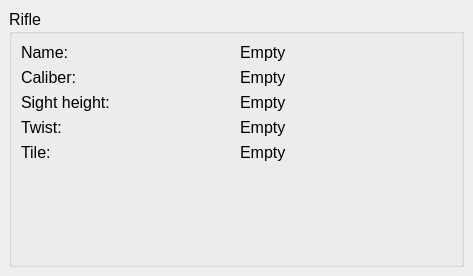
<?xml version="1.0" encoding="UTF-8"?>
<ui version="4.0">
 <class>catalogRifleInfo</class>
 <widget class="QWidget" name="catalogRifleInfo">
  <property name="geometry">
   <rect>
    <x>0</x>
    <y>0</y>
    <width>473</width>
    <height>276</height>
   </rect>
  </property>
  <property name="sizePolicy">
   <sizepolicy hsizetype="Preferred" vsizetype="Preferred">
    <horstretch>0</horstretch>
    <verstretch>0</verstretch>
   </sizepolicy>
  </property>
  <property name="maximumSize">
   <size>
    <width>473</width>
    <height>16777215</height>
   </size>
  </property>
  <property name="windowTitle">
   <string>Form</string>
  </property>
  <layout class="QGridLayout" name="gridLayout">
   <property name="leftMargin">
    <number>9</number>
   </property>
   <property name="topMargin">
    <number>9</number>
   </property>
   <property name="rightMargin">
    <number>9</number>
   </property>
   <property name="bottomMargin">
    <number>9</number>
   </property>
   <property name="spacing">
    <number>6</number>
   </property>
   <item row="0" column="0">
    <widget class="QGroupBox" name="rifleGroupBox">
     <property name="sizePolicy">
      <sizepolicy hsizetype="Expanding" vsizetype="Preferred">
       <horstretch>0</horstretch>
       <verstretch>0</verstretch>
      </sizepolicy>
     </property>
     <property name="minimumSize">
      <size>
       <width>0</width>
       <height>0</height>
      </size>
     </property>
     <property name="font">
      <font>
       <pointsize>12</pointsize>
       <underline>false</underline>
       <kerning>true</kerning>
      </font>
     </property>
     <property name="styleSheet">
      <string notr="true"/>
     </property>
     <property name="title">
      <string>Rifle</string>
     </property>
     <property name="alignment">
      <set>Qt::AlignLeading|Qt::AlignLeft|Qt::AlignTop</set>
     </property>
     <layout class="QGridLayout" name="gridLayout_3">
      <item row="1" column="0">
       <widget class="QLabel" name="label_25">
        <property name="sizePolicy">
         <sizepolicy hsizetype="Preferred" vsizetype="Preferred">
          <horstretch>0</horstretch>
          <verstretch>0</verstretch>
         </sizepolicy>
        </property>
        <property name="minimumSize">
         <size>
          <width>120</width>
          <height>0</height>
         </size>
        </property>
        <property name="text">
         <string>Caliber:</string>
        </property>
       </widget>
      </item>
      <item row="5" column="2">
       <widget class="QLabel" name="caliberShort">
        <property name="sizePolicy">
         <sizepolicy hsizetype="Preferred" vsizetype="Preferred">
          <horstretch>0</horstretch>
          <verstretch>0</verstretch>
         </sizepolicy>
        </property>
        <property name="text">
         <string>Empty</string>
        </property>
       </widget>
      </item>
      <item row="2" column="0">
       <widget class="QLabel" name="label_69">
        <property name="sizePolicy">
         <sizepolicy hsizetype="Preferred" vsizetype="Preferred">
          <horstretch>0</horstretch>
          <verstretch>0</verstretch>
         </sizepolicy>
        </property>
        <property name="minimumSize">
         <size>
          <width>120</width>
          <height>0</height>
         </size>
        </property>
        <property name="text">
         <string>Sight height:</string>
        </property>
       </widget>
      </item>
      <item row="4" column="0">
       <widget class="QLabel" name="label_70">
        <property name="sizePolicy">
         <sizepolicy hsizetype="Preferred" vsizetype="Preferred">
          <horstretch>0</horstretch>
          <verstretch>0</verstretch>
         </sizepolicy>
        </property>
        <property name="minimumSize">
         <size>
          <width>120</width>
          <height>0</height>
         </size>
        </property>
        <property name="text">
         <string>Twist:</string>
        </property>
       </widget>
      </item>
      <item row="5" column="0">
       <widget class="QLabel" name="label_26">
        <property name="sizePolicy">
         <sizepolicy hsizetype="Preferred" vsizetype="Preferred">
          <horstretch>0</horstretch>
          <verstretch>0</verstretch>
         </sizepolicy>
        </property>
        <property name="minimumSize">
         <size>
          <width>120</width>
          <height>0</height>
         </size>
        </property>
        <property name="text">
         <string>Tile:</string>
        </property>
       </widget>
      </item>
      <item row="0" column="2">
       <widget class="QLabel" name="rifleName">
        <property name="sizePolicy">
         <sizepolicy hsizetype="Preferred" vsizetype="Preferred">
          <horstretch>0</horstretch>
          <verstretch>0</verstretch>
         </sizepolicy>
        </property>
        <property name="text">
         <string>Empty</string>
        </property>
       </widget>
      </item>
      <item row="4" column="2">
       <widget class="QLabel" name="twist">
        <property name="sizePolicy">
         <sizepolicy hsizetype="Preferred" vsizetype="Preferred">
          <horstretch>0</horstretch>
          <verstretch>0</verstretch>
         </sizepolicy>
        </property>
        <property name="text">
         <string>Empty</string>
        </property>
       </widget>
      </item>
      <item row="2" column="2">
       <widget class="QLabel" name="sh">
        <property name="sizePolicy">
         <sizepolicy hsizetype="Preferred" vsizetype="Preferred">
          <horstretch>0</horstretch>
          <verstretch>0</verstretch>
         </sizepolicy>
        </property>
        <property name="text">
         <string>Empty</string>
        </property>
       </widget>
      </item>
      <item row="1" column="2">
       <widget class="QLabel" name="caliber">
        <property name="sizePolicy">
         <sizepolicy hsizetype="Preferred" vsizetype="Preferred">
          <horstretch>0</horstretch>
          <verstretch>0</verstretch>
         </sizepolicy>
        </property>
        <property name="text">
         <string>Empty</string>
        </property>
       </widget>
      </item>
      <item row="0" column="0">
       <widget class="QLabel" name="label_27">
        <property name="sizePolicy">
         <sizepolicy hsizetype="Preferred" vsizetype="Preferred">
          <horstretch>0</horstretch>
          <verstretch>0</verstretch>
         </sizepolicy>
        </property>
        <property name="minimumSize">
         <size>
          <width>120</width>
          <height>0</height>
         </size>
        </property>
        <property name="text">
         <string>Name:</string>
        </property>
       </widget>
      </item>
      <item row="6" column="0">
       <spacer name="verticalSpacer">
        <property name="orientation">
         <enum>Qt::Vertical</enum>
        </property>
        <property name="sizeHint" stdset="0">
         <size>
          <width>20</width>
          <height>40</height>
         </size>
        </property>
       </spacer>
      </item>
     </layout>
    </widget>
   </item>
  </layout>
 </widget>
 <resources/>
 <connections/>
</ui>
